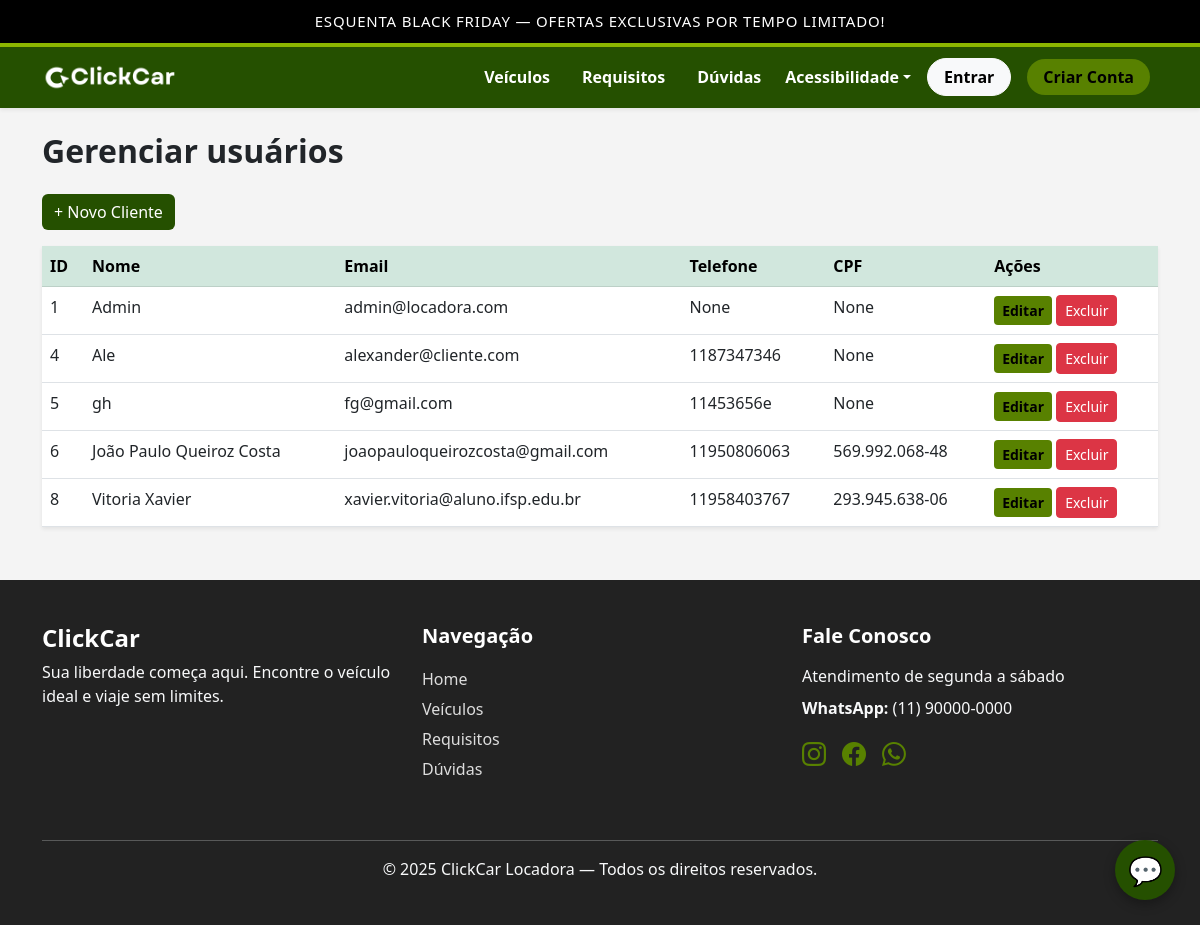
Screenshot of /admin/usuario with the database file from the repository.
### models/models.py (models this page shows, shortened)
class Usuario(UserMixin, db.Model):
    __tablename__ = 'usuarios'
    id = db.Column(db.Integer, primary_key=True)
    nome = db.Column(db.String(150), nullable=False)
    email = db.Column(db.String(120), unique=True, nullable=False)
    senha_hash = db.Column(db.String(200), nullable=False)
    perfil_id = db.Column(db.Integer, db.ForeignKey(
        'perfis.id'), nullable=False)
    telefone = db.Column(db.String(20))
    cpf = db.Column(db.String(20))
    endereco = db.Column(db.String(255))
    criado_em = db.Column(db.DateTime, default=datetime.utcnow)
    email_verificado = db.Column(db.Boolean, default=False)
    codigo_verificacao = db.Column(db.String(6))
    cnh = db.Column(db.String(11), unique=True)
    lista_favoritos = db.relationship('Veiculo', secondary=tabela_favoritos,
                                      backref=db.backref('favoritado_por', lazy='dynamic'))
    tokens = db.relationship('Token', backref='usuarios',
                             lazy=True, cascade="all, delete-orphan")
    reservas = db.relationship(
        'Reserva',
        backref='usuario',
        cascade="all, delete-orphan"
    )

### controllers/controller.py (the view)
@main.route("/admin/usuario")
def admin_usuario_page():
    db = SessionLocal()
    usuarios = db.query(Usuario).all()
    return render_template("admin/users/list.html", usuarios=usuarios)

### templates/admin/users/list.html (shortened to what this page needs)
{% extends 'base.html' %}
{% block content %}
<h2 class="fw-bold mb-4">Gerenciar usuários</h2>
<a href="{{ url_for('main.admin_novo_cliente') }}" class="btn btn-primary mb-3">+ Novo Cliente</a>
<table class="table table-hover shadow-sm bg-white">
    <thead class="table-success">
        <tr>
            <th>ID</th>
            <th>Nome</th>
            <th>Email</th>
            <th>Telefone</th>
            <th>CPF</th>
            <th>Ações</th>
        </tr>
    </thead>
    <tbody>
        {% for u in usuarios %}
        <tr>
            <td>{{ u.id }}</td>
            <td>{{ u.nome }}</td>
            <td>{{ u.email }}</td>
            <td>{{ u.telefone }}</td>
            <td>{{ u.cpf }}</td>
            <td>
                <a href="{{ url_for('main.edit_user',user_id=u.id) }}" class="btn btn-warning btn-sm">Editar</a>
                <a href="{{ url_for('main.admin_excluir_usuario', user_id=u.id) }}"
                   onclick="return confirm('Excluir cliente?')"
                   class="btn btn-danger btn-sm">Excluir</a>
            </td>
        </tr>
        {% endfor %}
    </tbody>
</table>
{% endblock %}

### static/css/style.css (style rules this page uses)
:root { --bg-body: #F4F4F4; --bg-card: #ffffff; --text-color: #333333; --text-muted: #6c757d; }

### templates/base.html (style rules this page uses)
:root { --primary-green: #255000; --yellow: #588100; --light-gray: #F4F4F4; --dark: #333; }
body { background-color: var(--light-gray); }
.btn-primary { background-color: var(--primary-green); border: none; }
.btn-warning { background-color: var(--yellow); color: black; border: none; font-weight: 600; }

### rows the page displays
Usuario: id "1", nome "Admin", email "admin@locadora.com", telefone "None", cpf "None"
Usuario: id "4", nome "Ale", email "alexander@cliente.com", telefone "1187347346", cpf "None"
Usuario: id "5", nome "gh", email "fg@gmail.com", telefone "11453656e", cpf "None"
Usuario: id "6", nome "João Paulo Queiroz Costa", email "joaopauloqueirozcosta@gmail.com", telefone "11950806063", cpf "569.992.068-48"
Usuario: id "8", nome "Vitoria Xavier", email "xavier.vitoria@aluno.ifsp.edu.br", telefone "11958403767", cpf "293.945.638-06"
